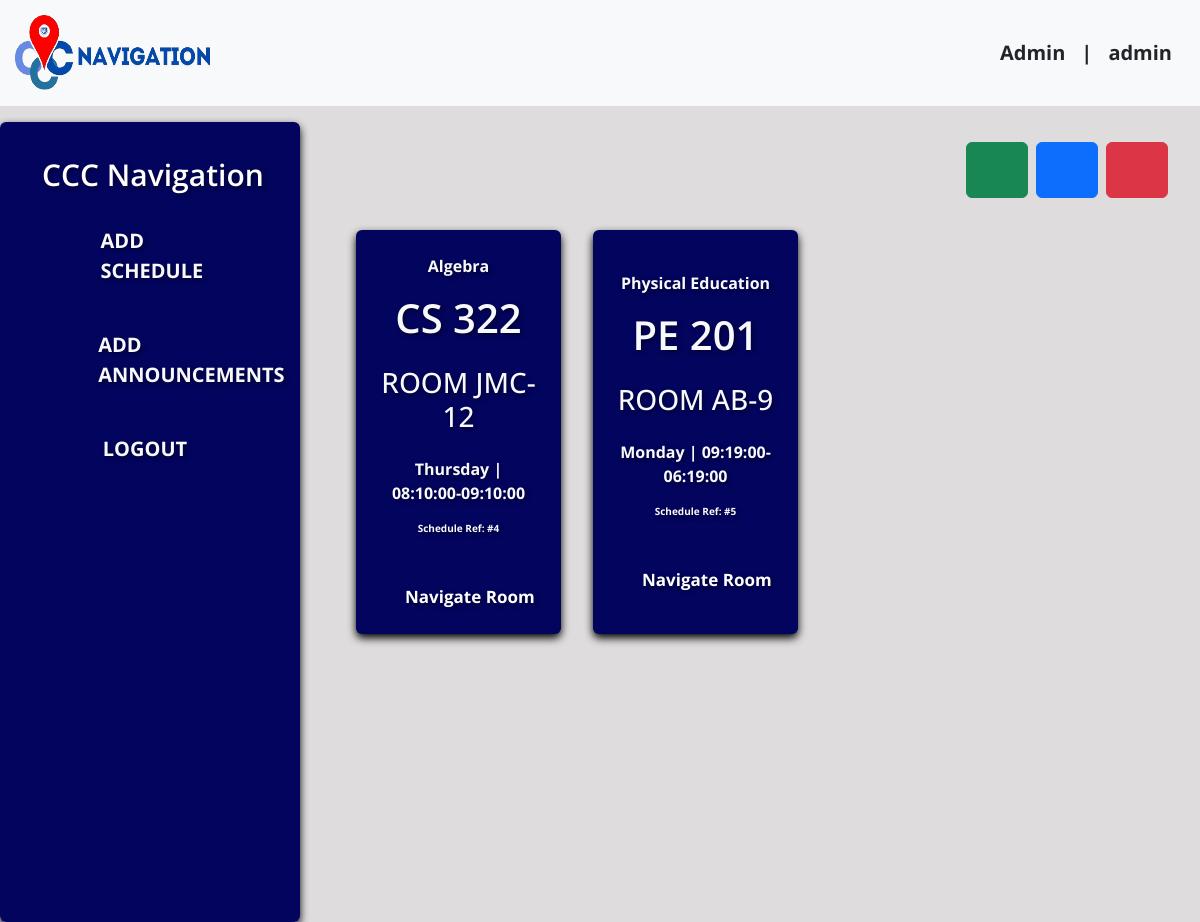
Before: /teacher_dash/dashboard.php (signed in) with the older database file.
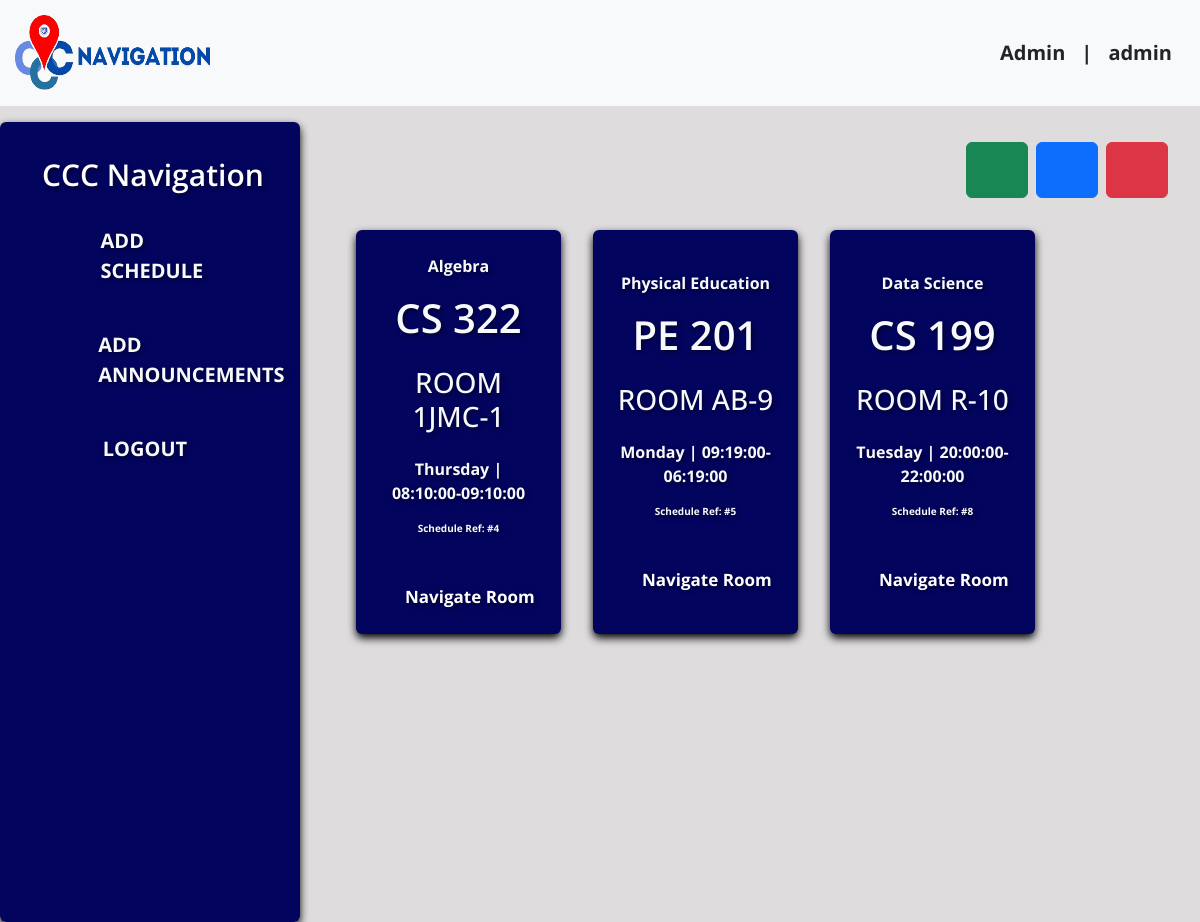
After: the same page with the newer database file.
### tables this page shows
CREATE TABLE `schedule` (
  `schedule_id` int(11) NOT NULL AUTO_INCREMENT,
  `user_id` int(11) DEFAULT NULL,
  `subject_name` varchar(255) DEFAULT NULL,
  `subject_code` varchar(20) DEFAULT NULL,
  `building` varchar(100) DEFAULT NULL,
  `room_number` int(11) DEFAULT NULL,
  `class_start` time DEFAULT NULL,
  `class_end` time DEFAULT NULL,
  `day` varchar(20) DEFAULT NULL,
  PRIMARY KEY (`schedule_id`),
  KEY `user_id` (`user_id`),
  CONSTRAINT `schedule_ibfk_1` FOREIGN KEY (`user_id`) REFERENCES `users` (`user_id`)
);

### teacher_dash/dashboard.php (the view, shortened to what this page needs)
<?php
$username = $_SESSION['username'];
include_once 'dbcon.php';
if (isset($_GET['day']) && $_GET['day'] != 'ALL') {
  $selected_day = $_GET['day'];
  $sql = "SELECT * FROM schedule WHERE day = '$selected_day'";
} else {
  $sql = "SELECT * FROM schedule";
}
$result = mysqli_query($conn, $sql);
?>
<!DOCTYPE html>
<html lang="en">
<head>
  <link href="https://cdn.jsdelivr.net/npm/bootstrap@5.3.3/dist/css/bootstrap.min.css" rel="stylesheet">
</head>
<body style="background: #dedcdc">
  <nav class="navbar navbar-expand-lg navbar-dark bg-light text-primary position-sticky">
    <div class="container-fluid">
      <div class="d-flex align-items-center">
        <a href="homepage.php" class="navbar-brand text-primary fw-bold" style="font-size: 40px; margin-right: 20px"><img src="img/cnav-logo.png" alt="Logo" class="header-logo" style="width: 200px; height: 80px; margin-right: 20px" /></a>
      </div>
      <div class="collapse navbar-collapse justify-content-end fw-bold" id="navbarSupportedContent">
        <div class="d-flex align-items-center">
          <a href="#" class="navbar-brand text-dark">Admin</a>
          <span class="navbar-brand text-dark">|</span>
          <span class="navbar-brand text-dark me-3"><?php echo htmlspecialchars($username); ?></span>
        </div>
      </div>
    </div>
  </nav>
  <div class="container-fluid mt-3">
    <div class="row">
      <div class="col-lg-3 col-md-9 mb-lg-0 mb-4 px-lg-0">
        <nav class="sidemenu navbar navbar-expand-lg rounded">
          <div class="customs container-fluid flex-lg-column align-items-stretch">
            <h4 class="navbar-brand text-center text-white mb-2" style="font-weight: 600; font-size: 30px">CCC Navigation</h4>
            <div class="collapse flex-column navbar-collapse align-items-start" id="sidemenu">
              <div class="p-1 mb-1 rounded text-white">
                <a href="dashboard.php" type="button" style="font-size: 20px" class="sidebar-link text-decoration-none fw-bold text-light p-3 align-items-center active d-flex">
                  <box-icon name="edit" type="solid" color="#ffffff" size="sm"></box-icon>
                  <span class="side-text ms-3">ADD SCHEDULE</span>
                </a>
              </div>
              <div class="p-1 mb-1 rounded text-white">
                <a href="add_announcement.php" type="button" style="font-size: 20px" class="sidebar-link text-decoration-none fw-bold text-light p-3 align-items-center active d-flex">
                  <box-icon name="megaphone" type="solid" color="#ffffff" size="sm"></box-icon>
                  <span class="side-text ms-3">ADD ANNOUNCEMENTS</span>
                </a>
              </div>
              <div class="p-1 mb-1 rounded text-white">
                <a href="logout.php" type="button" style="font-size: 20px;" class="sidebar-link text-decoration-none fw-bold text-light p-3 align-items-center active d-flex">
                  <box-icon name="exit" type="solid" color="#ffffff" size="sm"></box-icon>
                  <span class="side-text ms-3">LOGOUT</span>
                </a>
              </div>
            </div>
          </div>
        </nav>
      </div>
      <div class="col-lg-9 main-content">
        <div class="container-fluid">
          <div class="d-flex justify-content-end mb-3">
            <button type="button" class="btn btn-success me-2" data-bs-toggle="modal" data-bs-target="#searchDay">
              <box-icon name="search-alt-2" size="md"></box-icon>
            </button>
            <button type="button" class="btn btn-primary me-2" data-bs-toggle="modal" data-bs-target="#staticBackdrop">
              <box-icon name="add-to-queue" size="md"></box-icon>
            </button>
            <button type="button" class="btn btn-danger" data-bs-toggle="modal" data-bs-target="#deleteScheds">
              <box-icon name="x" size="md"></box-icon>
            </button>
          </div>
          <div class="row m-2 text-light fw-bold scrollable-dashboard">
            <?php
            while ($row = mysqli_fetch_assoc($result)) {
            ?>
              <div class="col-md-3 m-3 sidebar p-4 d-flex align-items-center justify-content-center rounded">
                <div class="align-items-center">
                  <p style="text-align: center;"><?php echo $row['subject_name']; ?></p>
                  <h1 style="text-align: center; font-weight: 600"><?php echo $row['subject_code']; ?></h1>
                  <h3 class="mt-4" style="text-align: center">ROOM <?php echo $row['building']; ?>-<?php echo $row['room_number']; ?></h3>
                  <p style="text-align: center;" class="mt-4"><?php echo $row['day']; ?> | <?php echo $row['class_start']; ?>-<?php echo $row['class_end']; ?></p>
                  <p style="text-align: center; font-size: 10px" class="mb-5">Schedule Ref: #<?php echo $row['schedule_id']; ?></p>
                  <a type="button" data-bs-toggle="modal" data-bs-target="#<?php echo $row['building'] ; ?>" onclick="handleNavigateRoomClick('<?php echo $row['building']; ?>', '<?php echo $row['room_number']; ?>')" style="text-decoration: none; color: white; font-size: 17px; text-align: center; margin-left: 25px;">Navigate Room</a>
                </div>
              </div>
            <?php
            }
            ?>
          </div>
        </div>
      </div>
    </div>
  </div>
</body>
</html>

### teacher_dash/dashboard.php (style rules this page uses)
* { font-family: "Open Sans", sans-serif; }
.navbar-brand, .nav-link { font-size: 20px; }
.sidemenu { text-decoration: none; font-size: 30px; color: white; font-weight: 700; position: sticky; top: 0; height: 100vh; overflow-y: auto; background-color: #03045e; box-shadow: 0 4px 8px rgba(0, 0, 0, 1); text-shadow: 2px 2px 4px rgba(0, 0, 0, 0.5); padding: 30px; }
.customs { height: 100%; }
#sidemenu { padding-left: 0; }
.sidebar { background-color: #03045e; box-shadow: 0 4px 8px rgba(0, 0, 0, 1); text-shadow: 2px 2px 4px rgba(0, 0, 0, 0.5); padding: 30px; }
.main-content { padding: 20px; }
.sidebar-link { justify-content: flex-start; }
.scrollable-dashboard { max-height: 600px; overflow-y: auto; }
img { width: 100%; }

Changed rows visible on the page:
changed schedule "CS 322": building "JMC" → "1JMC"; room_number "12" → "1"
added schedule: subject_name "Data Science", subject_code "CS 199", building "R", room_number "10", day "Tuesday", class_start "20:00:00", class_end "22:00:00", schedule_id "8"
